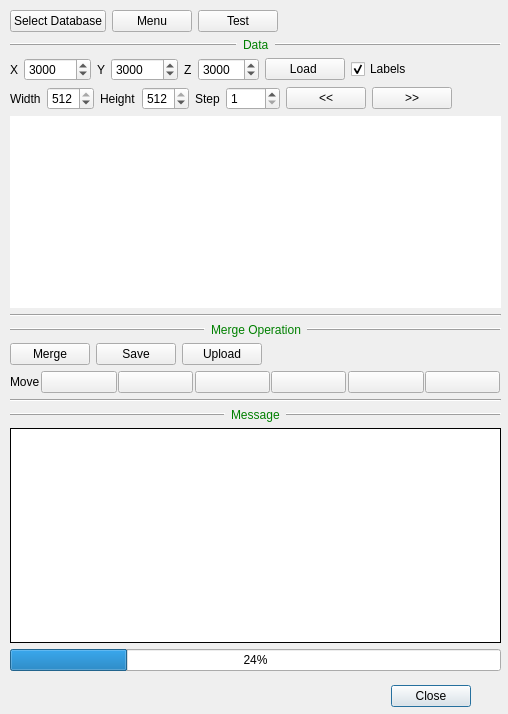
<?xml version="1.0" encoding="UTF-8"?>
<ui version="4.0">
 <class>FlyEmBodyMergeProjectDialog</class>
 <widget class="QDialog" name="FlyEmBodyMergeProjectDialog">
  <property name="geometry">
   <rect>
    <x>0</x>
    <y>0</y>
    <width>508</width>
    <height>714</height>
   </rect>
  </property>
  <property name="windowTitle">
   <string>Merge Project</string>
  </property>
  <widget class="QDialogButtonBox" name="buttonBox">
   <property name="geometry">
    <rect>
     <x>130</x>
     <y>680</y>
     <width>341</width>
     <height>32</height>
    </rect>
   </property>
   <property name="orientation">
    <enum>Qt::Horizontal</enum>
   </property>
   <property name="standardButtons">
    <set>QDialogButtonBox::Close</set>
   </property>
  </widget>
  <widget class="QWidget" name="layoutWidget">
   <property name="geometry">
    <rect>
     <x>10</x>
     <y>10</y>
     <width>491</width>
     <height>661</height>
    </rect>
   </property>
   <layout class="QVBoxLayout" name="verticalLayout_5">
    <property name="sizeConstraint">
     <enum>QLayout::SetDefaultConstraint</enum>
    </property>
    <item>
     <layout class="QHBoxLayout" name="horizontalLayout">
      <item>
       <widget class="QPushButton" name="dvidServerPushButton">
        <property name="text">
         <string>Select Database</string>
        </property>
       </widget>
      </item>
      <item>
       <widget class="QPushButton" name="menuPushButton">
        <property name="text">
         <string>Menu</string>
        </property>
       </widget>
      </item>
      <item>
       <widget class="QPushButton" name="testPushButton">
        <property name="text">
         <string>Test</string>
        </property>
       </widget>
      </item>
      <item>
       <spacer name="horizontalSpacer_5">
        <property name="orientation">
         <enum>Qt::Horizontal</enum>
        </property>
        <property name="sizeHint" stdset="0">
         <size>
          <width>40</width>
          <height>20</height>
         </size>
        </property>
       </spacer>
      </item>
     </layout>
    </item>
    <item>
     <layout class="QHBoxLayout" name="horizontalLayout_20">
      <item>
       <widget class="Line" name="line_4">
        <property name="frameShadow">
         <enum>QFrame::Raised</enum>
        </property>
        <property name="lineWidth">
         <number>1</number>
        </property>
        <property name="orientation">
         <enum>Qt::Horizontal</enum>
        </property>
       </widget>
      </item>
      <item>
       <widget class="QLabel" name="label_3">
        <property name="sizePolicy">
         <sizepolicy hsizetype="Maximum" vsizetype="Preferred">
          <horstretch>0</horstretch>
          <verstretch>0</verstretch>
         </sizepolicy>
        </property>
        <property name="text">
         <string>&lt;font color=&quot;Green&quot;&gt;Data&lt;/font&gt;</string>
        </property>
        <property name="textFormat">
         <enum>Qt::AutoText</enum>
        </property>
       </widget>
      </item>
      <item>
       <widget class="Line" name="line">
        <property name="frameShadow">
         <enum>QFrame::Raised</enum>
        </property>
        <property name="lineWidth">
         <number>1</number>
        </property>
        <property name="orientation">
         <enum>Qt::Horizontal</enum>
        </property>
       </widget>
      </item>
     </layout>
    </item>
    <item>
     <layout class="QVBoxLayout" name="verticalLayout_2">
      <item>
       <layout class="QVBoxLayout" name="verticalLayout_4">
        <item>
         <layout class="QHBoxLayout" name="horizontalLayout_2">
          <item>
           <widget class="QLabel" name="label_4">
            <property name="text">
             <string>X</string>
            </property>
           </widget>
          </item>
          <item>
           <widget class="QSpinBox" name="xSpinBox">
            <property name="maximum">
             <number>999999</number>
            </property>
            <property name="value">
             <number>3000</number>
            </property>
           </widget>
          </item>
          <item>
           <widget class="QLabel" name="label_2">
            <property name="text">
             <string>Y</string>
            </property>
           </widget>
          </item>
          <item>
           <widget class="QSpinBox" name="ySpinBox">
            <property name="maximum">
             <number>999999</number>
            </property>
            <property name="value">
             <number>3000</number>
            </property>
           </widget>
          </item>
          <item>
           <widget class="QLabel" name="label">
            <property name="text">
             <string>Z</string>
            </property>
           </widget>
          </item>
          <item>
           <widget class="QSpinBox" name="zSpinBox">
            <property name="maximum">
             <number>99999</number>
            </property>
            <property name="value">
             <number>3000</number>
            </property>
           </widget>
          </item>
          <item>
           <widget class="QPushButton" name="loadGrayScalePushButton">
            <property name="text">
             <string>Load </string>
            </property>
           </widget>
          </item>
          <item>
           <widget class="QCheckBox" name="labelCheckBox">
            <property name="text">
             <string>Labels</string>
            </property>
            <property name="checked">
             <bool>true</bool>
            </property>
           </widget>
          </item>
          <item>
           <spacer name="horizontalSpacer">
            <property name="orientation">
             <enum>Qt::Horizontal</enum>
            </property>
            <property name="sizeHint" stdset="0">
             <size>
              <width>40</width>
              <height>20</height>
             </size>
            </property>
           </spacer>
          </item>
         </layout>
        </item>
       </layout>
      </item>
      <item>
       <layout class="QHBoxLayout" name="horizontalLayout_22">
        <item>
         <layout class="QHBoxLayout" name="horizontalLayout_18">
          <item>
           <widget class="QLabel" name="label_6">
            <property name="text">
             <string>Width</string>
            </property>
           </widget>
          </item>
          <item>
           <widget class="QSpinBox" name="widthSpinBox">
            <property name="minimum">
             <number>64</number>
            </property>
            <property name="maximum">
             <number>512</number>
            </property>
            <property name="value">
             <number>512</number>
            </property>
           </widget>
          </item>
          <item>
           <widget class="QLabel" name="label_8">
            <property name="text">
             <string>Height</string>
            </property>
           </widget>
          </item>
          <item>
           <widget class="QSpinBox" name="heightSpinBox">
            <property name="minimum">
             <number>64</number>
            </property>
            <property name="maximum">
             <number>512</number>
            </property>
            <property name="value">
             <number>512</number>
            </property>
           </widget>
          </item>
          <item>
           <widget class="QLabel" name="label_5">
            <property name="text">
             <string>Step</string>
            </property>
           </widget>
          </item>
          <item>
           <widget class="QSpinBox" name="stepSpinBox">
            <property name="minimum">
             <number>1</number>
            </property>
            <property name="maximum">
             <number>9999</number>
            </property>
           </widget>
          </item>
          <item>
           <widget class="QPushButton" name="prevSlicePushButton">
            <property name="text">
             <string>&lt;&lt;</string>
            </property>
           </widget>
          </item>
          <item>
           <widget class="QPushButton" name="nextSlicePushButton">
            <property name="text">
             <string>&gt;&gt;</string>
            </property>
           </widget>
          </item>
         </layout>
        </item>
        <item>
         <spacer name="horizontalSpacer_2">
          <property name="orientation">
           <enum>Qt::Horizontal</enum>
          </property>
          <property name="sizeHint" stdset="0">
           <size>
            <width>40</width>
            <height>20</height>
           </size>
          </property>
         </spacer>
        </item>
       </layout>
      </item>
      <item>
       <widget class="QTextEdit" name="infoWidget">
        <property name="autoFillBackground">
         <bool>false</bool>
        </property>
        <property name="frameShape">
         <enum>QFrame::NoFrame</enum>
        </property>
        <property name="frameShadow">
         <enum>QFrame::Plain</enum>
        </property>
        <property name="readOnly">
         <bool>true</bool>
        </property>
       </widget>
      </item>
     </layout>
    </item>
    <item>
     <layout class="QVBoxLayout" name="upperVerticalLayout"/>
    </item>
    <item>
     <widget class="Line" name="line_8">
      <property name="orientation">
       <enum>Qt::Horizontal</enum>
      </property>
     </widget>
    </item>
    <item>
     <layout class="QHBoxLayout" name="horizontalLayout_10">
      <item>
       <widget class="Line" name="line_2">
        <property name="frameShadow">
         <enum>QFrame::Raised</enum>
        </property>
        <property name="lineWidth">
         <number>1</number>
        </property>
        <property name="midLineWidth">
         <number>0</number>
        </property>
        <property name="orientation">
         <enum>Qt::Horizontal</enum>
        </property>
       </widget>
      </item>
      <item>
       <widget class="QLabel" name="label_9">
        <property name="sizePolicy">
         <sizepolicy hsizetype="Maximum" vsizetype="Preferred">
          <horstretch>0</horstretch>
          <verstretch>0</verstretch>
         </sizepolicy>
        </property>
        <property name="text">
         <string>&lt;html&gt;&lt;head/&gt;&lt;body&gt;&lt;p&gt;&lt;span style=&quot; color:#008000;&quot;&gt;Merge Operation&lt;/span&gt;&lt;/p&gt;&lt;/body&gt;&lt;/html&gt;</string>
        </property>
       </widget>
      </item>
      <item>
       <widget class="Line" name="line_5">
        <property name="frameShadow">
         <enum>QFrame::Raised</enum>
        </property>
        <property name="lineWidth">
         <number>1</number>
        </property>
        <property name="orientation">
         <enum>Qt::Horizontal</enum>
        </property>
       </widget>
      </item>
     </layout>
    </item>
    <item>
     <layout class="QHBoxLayout" name="horizontalLayout_19">
      <item>
       <widget class="QPushButton" name="mergePushButton">
        <property name="text">
         <string>Merge</string>
        </property>
       </widget>
      </item>
      <item>
       <widget class="QPushButton" name="saveResultPushButton">
        <property name="text">
         <string>Save</string>
        </property>
       </widget>
      </item>
      <item>
       <widget class="QPushButton" name="uploadResultPushButton">
        <property name="text">
         <string>Upload</string>
        </property>
       </widget>
      </item>
      <item>
       <spacer name="horizontalSpacer_3">
        <property name="orientation">
         <enum>Qt::Horizontal</enum>
        </property>
        <property name="sizeHint" stdset="0">
         <size>
          <width>40</width>
          <height>20</height>
         </size>
        </property>
       </spacer>
      </item>
     </layout>
    </item>
    <item>
     <layout class="QVBoxLayout" name="verticalLayout_3">
      <item>
       <layout class="QHBoxLayout" name="horizontalLayout_5">
        <property name="spacing">
         <number>0</number>
        </property>
        <item>
         <widget class="QLabel" name="label_7">
          <property name="sizePolicy">
           <sizepolicy hsizetype="Maximum" vsizetype="Preferred">
            <horstretch>0</horstretch>
            <verstretch>0</verstretch>
           </sizepolicy>
          </property>
          <property name="text">
           <string>Move</string>
          </property>
         </widget>
        </item>
        <item>
         <layout class="QHBoxLayout" name="horizontalLayout_11">
          <property name="spacing">
           <number>1</number>
          </property>
          <property name="leftMargin">
           <number>1</number>
          </property>
          <property name="rightMargin">
           <number>1</number>
          </property>
          <item>
           <widget class="QPushButton" name="movexyDecPushButton">
            <property name="text">
             <string/>
            </property>
            <property name="icon">
             <iconset resource="gui.qrc">
              <normaloff>:/images/move_upleft.png</normaloff>:/images/move_upleft.png</iconset>
            </property>
           </widget>
          </item>
          <item>
           <widget class="QPushButton" name="movexyIncPushButton">
            <property name="text">
             <string/>
            </property>
            <property name="icon">
             <iconset resource="gui.qrc">
              <normaloff>:/images/move_downright.png</normaloff>:/images/move_downright.png</iconset>
            </property>
           </widget>
          </item>
         </layout>
        </item>
        <item>
         <layout class="QHBoxLayout" name="horizontalLayout_12">
          <property name="spacing">
           <number>1</number>
          </property>
          <property name="leftMargin">
           <number>1</number>
          </property>
          <property name="rightMargin">
           <number>1</number>
          </property>
          <item>
           <widget class="QPushButton" name="movexDecPushButton">
            <property name="text">
             <string/>
            </property>
            <property name="icon">
             <iconset resource="gui.qrc">
              <normaloff>:/images/go-previous.png</normaloff>:/images/go-previous.png</iconset>
            </property>
           </widget>
          </item>
          <item>
           <widget class="QPushButton" name="movexIncPushButton">
            <property name="text">
             <string/>
            </property>
            <property name="icon">
             <iconset resource="gui.qrc">
              <normaloff>:/images/go-next.png</normaloff>:/images/go-next.png</iconset>
            </property>
           </widget>
          </item>
         </layout>
        </item>
        <item>
         <layout class="QHBoxLayout" name="horizontalLayout_13">
          <property name="spacing">
           <number>1</number>
          </property>
          <property name="leftMargin">
           <number>1</number>
          </property>
          <property name="rightMargin">
           <number>1</number>
          </property>
          <item>
           <widget class="QPushButton" name="moveyDecPushButton">
            <property name="text">
             <string/>
            </property>
            <property name="icon">
             <iconset resource="gui.qrc">
              <normaloff>:/images/move_up.png</normaloff>:/images/move_up.png</iconset>
            </property>
           </widget>
          </item>
          <item>
           <widget class="QPushButton" name="moveyIncPushButton">
            <property name="text">
             <string/>
            </property>
            <property name="icon">
             <iconset resource="gui.qrc">
              <normaloff>:/images/move_down.png</normaloff>:/images/move_down.png</iconset>
            </property>
           </widget>
          </item>
         </layout>
        </item>
       </layout>
      </item>
     </layout>
    </item>
    <item>
     <widget class="Line" name="line_3">
      <property name="orientation">
       <enum>Qt::Horizontal</enum>
      </property>
     </widget>
    </item>
    <item>
     <layout class="QHBoxLayout" name="horizontalLayout_21">
      <item>
       <widget class="Line" name="line_6">
        <property name="frameShadow">
         <enum>QFrame::Raised</enum>
        </property>
        <property name="lineWidth">
         <number>1</number>
        </property>
        <property name="orientation">
         <enum>Qt::Horizontal</enum>
        </property>
       </widget>
      </item>
      <item>
       <widget class="QLabel" name="label_10">
        <property name="sizePolicy">
         <sizepolicy hsizetype="Maximum" vsizetype="Preferred">
          <horstretch>0</horstretch>
          <verstretch>0</verstretch>
         </sizepolicy>
        </property>
        <property name="text">
         <string>&lt;font color=&quot;Green&quot;&gt;Message&lt;/font&gt;</string>
        </property>
       </widget>
      </item>
      <item>
       <widget class="Line" name="line_7">
        <property name="frameShadow">
         <enum>QFrame::Raised</enum>
        </property>
        <property name="lineWidth">
         <number>1</number>
        </property>
        <property name="orientation">
         <enum>Qt::Horizontal</enum>
        </property>
       </widget>
      </item>
     </layout>
    </item>
    <item>
     <layout class="QHBoxLayout" name="horizontalLayout_16"/>
    </item>
    <item>
     <widget class="QTextEdit" name="outputWidget">
      <property name="autoFillBackground">
       <bool>false</bool>
      </property>
      <property name="frameShape">
       <enum>QFrame::Box</enum>
      </property>
      <property name="frameShadow">
       <enum>QFrame::Plain</enum>
      </property>
      <property name="readOnly">
       <bool>true</bool>
      </property>
     </widget>
    </item>
    <item>
     <widget class="QProgressBar" name="progressBar">
      <property name="value">
       <number>24</number>
      </property>
     </widget>
    </item>
   </layout>
  </widget>
 </widget>
 <resources>
  <include location="gui.qrc"/>
 </resources>
 <connections>
  <connection>
   <sender>buttonBox</sender>
   <signal>accepted()</signal>
   <receiver>FlyEmBodyMergeProjectDialog</receiver>
   <slot>accept()</slot>
   <hints>
    <hint type="sourcelabel">
     <x>248</x>
     <y>254</y>
    </hint>
    <hint type="destinationlabel">
     <x>157</x>
     <y>274</y>
    </hint>
   </hints>
  </connection>
  <connection>
   <sender>buttonBox</sender>
   <signal>rejected()</signal>
   <receiver>FlyEmBodyMergeProjectDialog</receiver>
   <slot>reject()</slot>
   <hints>
    <hint type="sourcelabel">
     <x>316</x>
     <y>260</y>
    </hint>
    <hint type="destinationlabel">
     <x>286</x>
     <y>274</y>
    </hint>
   </hints>
  </connection>
 </connections>
</ui>
